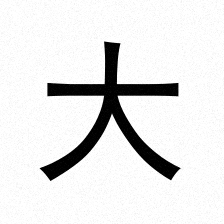
#> input picture data/synthetic/good/da_good_0000.png, 224 x 224 px
$ python -i preprocessing_service.py   (imports and definitions only)
#> lines starting #> are read from the running program, lines starting #| are printed output that depends on the picture; after the words box and inside, x2 and y2 are one past the last pixel; in counts of white or black regions, pixels touching at a corner belong together
#> further down, picture is the input picture: shape (224, 224, 3); min 0, max 255, mean 229.4
"""
InkPi 书法评测系统 - 图像预处理服务

处理流程：
原始图像 → 透视校正 → 缩放(512px) → HSV米字格滤除 → 灰度化 → 自适应二值化 → 中值滤波降噪 → 锐化增强 → 输出

基于 PDF 算法研究文档实现：
1. Canny边缘检测 + 霍夫变换透视校正
2. HSV色彩空间米字格滤除
"""
import cv2
import numpy as np
from typing import Tuple, Optional, List
from pathlib import Path
import logging

import sys
sys.path.insert(0, str(Path(__file__).parent.parent))
from config import IMAGE_CONFIG, PRECHECK_CONFIG, PROCESSED_DIR


class PreprocessingError(Exception):
    """预处理异常"""
    def __init__(self, message: str, error_type: str = "unknown"):
        super().__init__(message)
        self.error_type = error_type


class PreprocessingService:
    """图像预处理服务"""

    def __init__(self):
        self.logger = logging.getLogger(__name__)
        self.config = IMAGE_CONFIG
        self.precheck_config = PRECHECK_CONFIG

    def preprocess(self, image: np.ndarray, save_processed: bool = True) -> Tuple[np.ndarray, Optional[str]]:
        """
        完整预处理流程

        Args:
            image: 输入图像 (BGR格式)
            save_processed: 是否保存处理后的图像

        Returns:
            Tuple[处理后的图像, 保存路径(如果保存)]
        """
        self.logger.info("开始图像预处理...")

        # 1. 图像预检
        self._precheck(image)

        # 2. 透视校正（尝试检测纸张四角并校正）
        corrected, perspective_applied = self._perspective_correction(image)
        if perspective_applied:
            self.logger.info("透视校正成功")

        # 3. 缩放
        resized = self._resize(corrected)

        # 4. HSV米字格滤除
        grid_removed, grid_filter_applied = self._remove_red_grid(resized)
        if grid_filter_applied:
            self.logger.info("米字格滤除成功")

        # 5. 灰度化
        gray = self._to_grayscale(grid_removed)

        # 6. 自适应二值化
        binary = self._adaptive_threshold(gray)

        # 7. 中值滤波降噪
        denoised = self._median_blur(binary)

        # 8. 锐化增强
        sharpened = self._sharpen(denoised)
        focused = self._extract_primary_subject(sharpened)

        # 保存处理后的图像
        processed_path = None
        if save_processed:
            processed_path = self._save_image(focused)

        self.logger.info("图像预处理完成")
        return focused, processed_path

    # [10 lines left out: function prepare_ocr_image, not called in this run]

    def _precheck(self, image: np.ndarray) -> None:
        """
        图像预检与异常拦截 (Fail-Fast 机制)
        增强版：添加书法特征检测

        Args:
            image: 输入图像

        Raises:
            PreprocessingError: 如果图像不符合要求
        """
        self.logger.debug("执行图像预检...")

        # 转灰度计算亮度
        if len(image.shape) == 3:
            gray = cv2.cvtColor(image, cv2.COLOR_BGR2GRAY)
        else:
            gray = image

        # 1. 光照异常检测
        mean_brightness = np.mean(gray)
#> mean_brightness = 229.4
        std_contrast = np.std(gray)
#> std_contrast = 71.87

        self.logger.debug(f"平均亮度: {mean_brightness:.2f}, 对比度(标准差): {std_contrast:.2f}")

        if mean_brightness < self.precheck_config["min_brightness"]:
            raise PreprocessingError(
                "光线不足，请改善照明后重试",
                error_type="too_dark"
            )

        if mean_brightness > self.precheck_config["max_brightness"]:
            raise PreprocessingError(
                "光线过曝，请调整照明后重试",
                error_type="too_bright"
            )

        if std_contrast < self.precheck_config["min_contrast_std"]:
            raise PreprocessingError(
                "对比度不足，请确保书写清晰",
                error_type="low_contrast"
            )

        # 2. 空拍与非书法内容检测 (使用 Otsu 快速二值化)
        _, otsu_binary = cv2.threshold(gray, 0, 255, cv2.THRESH_BINARY + cv2.THRESH_OTSU)
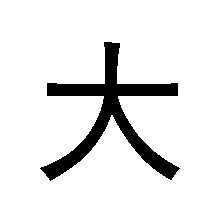
#> otsu_binary: shape (224, 224); 90.7% white; 1 black region, box (x1, y1, x2, y2) and area: (40, 42, 180, 181) 4689
        ink_pixels = np.sum(otsu_binary == 0)  # 黑色像素（墨迹）
#> ink_pixels = 4689
        total_pixels = otsu_binary.size
        ink_ratio = ink_pixels / total_pixels
#> ink_ratio = 0.0935

        self.logger.debug(f"墨迹占比: {ink_ratio*100:.2f}%")

        if ink_ratio < self.precheck_config["min_ink_ratio"]:
            raise PreprocessingError(
                "未检测到有效书写内容，请移开杂物并对准作品",
                error_type="empty_shot"
            )

        if ink_ratio > self.precheck_config["max_ink_ratio"]:
            raise PreprocessingError(
                "检测到遮挡或杂物，请移开后重试",
                error_type="obstruction"
            )

        # 3. 增强版：书法特征验证
        precheck_binary = self._build_precheck_binary(image)
        precheck_ink_ratio = np.mean(precheck_binary == 0)
        try:
            self._validate_calligraphy_features(precheck_binary, precheck_ink_ratio)
        except PreprocessingError as exc:
            if exc.error_type in {"not_calligraphy", "too_fragmented", "scattered_content"}:
                self.logger.debug("Clean precheck fallback to Otsu validation: %s", exc)
                self._validate_calligraphy_features(otsu_binary, ink_ratio)
            else:
                raise

        self.logger.debug("图像预检通过")

    def _build_precheck_binary(self, image: np.ndarray) -> np.ndarray:
        """Build a lightweight cleaned binary for precheck validation."""
        if len(image.shape) == 2:
            working = cv2.cvtColor(image, cv2.COLOR_GRAY2BGR)
        else:
            working = image.copy()

        resized = self._resize(working)
        grid_removed, _ = self._remove_red_grid(resized)
        gray = self._to_grayscale(grid_removed)
        binary = self._adaptive_threshold(gray)
        binary = self._median_blur(binary)
        binary = cv2.morphologyEx(
            binary,
            cv2.MORPH_OPEN,
            np.ones((5, 5), dtype=np.uint8),
        )
        return self._extract_primary_subject(binary)

    def _validate_calligraphy_features(self, binary: np.ndarray, ink_ratio: float) -> None:
        """
        书法特征验证 - 区分书法和杂物

        毛笔书法特点：
        - 笔画较粗，边缘密度相对较低
        - 可能有飞白效果（笔画内部的细小空白）
        - 墨迹分布可能较分散（大字、行书等）

        Args:
            binary: 二值化图像
            ink_ratio: 墨迹占比

        Raises:
            PreprocessingError: 如果不符合书法特征
        """
        h, w = binary.shape

        # 1. 长宽比检查（书法通常接近正方形或适度长方形）
        aspect_ratio = w / h
        if aspect_ratio < 0.2 or aspect_ratio > 5.0:
            self.logger.warning(f"长宽比异常: {aspect_ratio:.2f}")
            # 不直接拒绝，但记录警告

        # 2. 边缘复杂度检查
        # 毛笔字笔画较粗，边缘密度可能较低，放宽阈值
        edges = cv2.Canny(binary, 30, 100)  # 降低 Canny 阈值以检测更多边缘
        edge_pixels = int(np.sum(edges > 0))
        ink_pixels = int(np.sum(binary == 0))
        edge_ratio = edge_pixels / binary.size
        edge_to_ink_ratio = edge_pixels / max(1, ink_pixels)

        # 毛笔字边缘密度阈值放宽到 0.001（原来 0.01）
        if edge_ratio < 0.001:
            raise PreprocessingError(
                "内容过于简单，请确保拍摄的是书法作品",
                error_type="not_calligraphy"
            )

        dominant_component = self._find_dominant_central_component(binary)
        dominant_central_character = bool(
            dominant_component
            and dominant_component["ink_share"] >= self.precheck_config.get("min_dominant_ink_share", 0.42)
            and dominant_component["center_distance"] <= self.precheck_config.get("max_dominant_center_distance", 0.34)
        )

        contours, _ = cv2.findContours(255 - binary, cv2.RETR_EXTERNAL, cv2.CHAIN_APPROX_SIMPLE)
        largest_area_ratio = 0.0
        largest_solidity = 0.0
        largest_bbox_fill = 0.0
        if contours:
            largest_contour = max(contours, key=cv2.contourArea)
            largest_area = float(cv2.contourArea(largest_contour))
            largest_area_ratio = largest_area / binary.size
            x, y, w_box, h_box = cv2.boundingRect(largest_contour)
            bbox_area = max(1, w_box * h_box)
            hull = cv2.convexHull(largest_contour)
            hull_area = max(1.0, cv2.contourArea(hull))
            largest_solidity = largest_area / hull_area
            largest_bbox_fill = float(np.mean(binary[y : y + h_box, x : x + w_box] == 0))

            # 单个大色块或遮挡物通常边缘相对少、实心度和填充度都偏高。
            if (
                edge_to_ink_ratio < self.precheck_config.get("min_edge_to_ink_ratio", 0.08)
                and (
                    largest_solidity > self.precheck_config.get("max_blob_solidity", 0.90)
                    or largest_bbox_fill > self.precheck_config.get("max_blob_fill_ratio", 0.58)
                    or largest_area_ratio > self.precheck_config.get("max_blob_area_ratio", 0.18)
                )
                and not dominant_central_character
            ):
                raise PreprocessingError(
                    "未检测到清晰的单个毛笔字，请重新对准作品后再试",
                    error_type="not_calligraphy"
                )

        # 3. 连通性检查
        # 毛笔字可能有较多离散笔画（如点、撇等），放宽阈值
        num_labels, labels, stats, centroids = cv2.connectedComponentsWithStats(
            255 - binary, connectivity=8
        )
        component_areas = stats[1:, cv2.CC_STAT_AREA] if num_labels > 1 else np.array([], dtype=np.int32)
        min_component_area = max(
            8,
            int(binary.size * self.precheck_config.get("min_component_area_ratio", 0.00008))
        )
        meaningful_components = component_areas[component_areas >= min_component_area]
        num_components = len(meaningful_components)
        dominant_central_character = dominant_central_character and (
            edge_to_ink_ratio >= self.precheck_config.get("dominant_min_edge_to_ink_ratio", 0.12)
            or num_components >= self.precheck_config.get("min_annotation_components", 4)
        )

        if (
            dominant_component
            and num_components <= 2
            and dominant_component["ink_share"] >= 0.9
            and edge_to_ink_ratio < self.precheck_config.get("solid_blob_max_edge_to_ink_ratio", 0.2)
            and largest_bbox_fill > self.precheck_config.get("solid_blob_max_fill_ratio", 0.7)
        ):
            raise PreprocessingError(
                "未检测到清晰的毛笔字主体，请重新对准作品后再试",
                error_type="not_calligraphy"
            )

        if (
            num_components > self.precheck_config.get("max_meaningful_components", 60)
            and not dominant_central_character
        ):
            raise PreprocessingError(
                "检测到较多零散笔画或背景噪点，请尽量对准单个字并保持画面干净后重试",
                error_type="too_fragmented"
            )

        # 4. 分布集中度检查
        # 毛笔书法（特别是行书、草书）笔画分布可能较分散，大幅放宽阈值
        ink_mask = binary == 0
        if np.sum(ink_mask) > 0:
            y_coords, x_coords = np.where(ink_mask)
            x_spread = np.std(x_coords) / w
            y_spread = np.std(y_coords) / h

            # 放宽到 0.7（原 0.45），允许更分散的布局
            if x_spread > 0.7 and y_spread > 0.7 and not dominant_central_character:
                raise PreprocessingError(
                    "内容分布过于分散，请对准单个汉字",
                    error_type="scattered_content"
                )

        self.logger.debug(
            f"书法特征验证通过: 边缘密度={edge_ratio:.4f}, 边缘墨迹比={edge_to_ink_ratio:.4f}, "
            f"最大连通域面积占比={largest_area_ratio:.4f}, 最大实心度={largest_solidity:.4f}, "
            f"最大包围盒填充率={largest_bbox_fill:.4f}, 有效连通域={num_components}, "
            f"最小面积阈值={min_component_area}"
        )

    def _find_dominant_central_component(self, binary: np.ndarray):
        mask = (binary == 0).astype(np.uint8)
        num_labels, labels, stats, centroids = cv2.connectedComponentsWithStats(mask, connectivity=8)
        if num_labels <= 1:
            return None

        areas = stats[1:, cv2.CC_STAT_AREA]
        if areas.size == 0:
            return None

        dominant_index = int(np.argmax(areas)) + 1
        dominant_area = float(stats[dominant_index, cv2.CC_STAT_AREA])
        total_ink = float(np.sum(areas))
        if total_ink <= 0:
            return None

        h, w = binary.shape
        center_x = float(centroids[dominant_index][0])
        center_y = float(centroids[dominant_index][1])
        normalized_dx = (center_x - (w / 2.0)) / max(1.0, w / 2.0)
        normalized_dy = (center_y - (h / 2.0)) / max(1.0, h / 2.0)
        center_distance = float(np.hypot(normalized_dx, normalized_dy))

        return {
            "label": dominant_index,
            "area": dominant_area,
            "ink_share": dominant_area / total_ink,
            "center_distance": center_distance,
            "stats": stats[dominant_index],
        }

    def _extract_primary_subject(self, binary: np.ndarray) -> np.ndarray:
        dominant = self._find_dominant_central_component(binary)
        if not dominant:
            return binary

        if dominant["ink_share"] < self.precheck_config.get("min_dominant_ink_share", 0.42):
            return binary

        mask = (binary == 0).astype(np.uint8)
        num_labels, labels, stats, centroids = cv2.connectedComponentsWithStats(mask, connectivity=8)
        if num_labels <= 1:
            return binary

        x = int(dominant["stats"][cv2.CC_STAT_LEFT])
        y = int(dominant["stats"][cv2.CC_STAT_TOP])
        w_box = int(dominant["stats"][cv2.CC_STAT_WIDTH])
        h_box = int(dominant["stats"][cv2.CC_STAT_HEIGHT])
        dominant_area = max(1.0, dominant["area"])
        margin = max(18, int(max(w_box, h_box) * 0.18))
        expanded_left = x - margin
        expanded_top = y - margin
        expanded_right = x + w_box + margin
        expanded_bottom = y + h_box + margin

        keep_mask = np.zeros_like(mask, dtype=np.uint8)
        total_kept = 0.0

        for label in range(1, num_labels):
            area = float(stats[label, cv2.CC_STAT_AREA])
            if area < max(12.0, dominant_area * 0.02):
                continue

            comp_x = int(stats[label, cv2.CC_STAT_LEFT])
            comp_y = int(stats[label, cv2.CC_STAT_TOP])
            comp_w = int(stats[label, cv2.CC_STAT_WIDTH])
            comp_h = int(stats[label, cv2.CC_STAT_HEIGHT])
            comp_center_x = float(centroids[label][0])
            comp_center_y = float(centroids[label][1])

            overlaps_focus = not (
                comp_x + comp_w < expanded_left
                or comp_x > expanded_right
                or comp_y + comp_h < expanded_top
                or comp_y > expanded_bottom
            )
            inside_focus = (
                expanded_left <= comp_center_x <= expanded_right
                and expanded_top <= comp_center_y <= expanded_bottom
            )
            sizable_companion = area >= dominant_area * 0.28

            if overlaps_focus or inside_focus or sizable_companion or label == dominant["label"]:
                keep_mask[labels == label] = 1
                total_kept += area

        total_ink = float(np.sum(stats[1:, cv2.CC_STAT_AREA]))
        if total_ink <= 0 or total_kept / total_ink < 0.55:
            return binary

        focused = np.where(keep_mask > 0, 0, 255).astype(np.uint8)
        focused = cv2.morphologyEx(
            focused,
            cv2.MORPH_CLOSE,
            np.ones((3, 3), dtype=np.uint8),
        )
        return focused

    # [18 lines left out: function _extract_ocr_subject, not called in this run]

    def _perspective_correction(self, image: np.ndarray) -> Tuple[np.ndarray, bool]:
        """
        透视校正 - 基于Canny边缘检测和霍夫变换

        算法流程（PDF文档）：
        1. 灰度化 → 高斯滤波抑制噪声
        2. Canny边缘检测（动态阈值50-150）
        3. 概率霍夫变换检测直线
        4. 计算线段交点定位四角
        5. 透视变换矩阵映射到正交视角

        Args:
            image: 输入图像

        Returns:
            Tuple[校正后的图像, 是否应用了校正]
        """
        try:
            # 转灰度
            if len(image.shape) == 3:
                gray = cv2.cvtColor(image, cv2.COLOR_BGR2GRAY)
            else:
                gray = image.copy()

            # 高斯滤波降噪
            blurred = cv2.GaussianBlur(gray, (5, 5), 0)

            # Canny边缘检测
            edges = cv2.Canny(blurred, 50, 150)

            # 概率霍夫变换检测直线
            lines = cv2.HoughLinesP(
                edges,
                rho=1,
                theta=np.pi / 180,
                threshold=100,
                minLineLength=100,
                maxLineGap=10
            )

            if lines is None or len(lines) < 4:
                self.logger.debug("未检测到足够直线，跳过透视校正")
                return image, False

            # 寻找四边形
            corners = self._find_quadrilateral(lines, image.shape[:2])

            if corners is None:
                self.logger.debug("未检测到有效四边形，跳过透视校正")
                return image, False

            # 计算透视变换矩阵
            dst_corners = np.array([
                [0, 0],
                [image.shape[1] - 1, 0],
                [image.shape[1] - 1, image.shape[0] - 1],
                [0, image.shape[0] - 1]
            ], dtype=np.float32)

            M = cv2.getPerspectiveTransform(corners.astype(np.float32), dst_corners)

            # 应用透视变换
            corrected = cv2.warpPerspective(
                image, M,
                (image.shape[1], image.shape[0]),
                flags=cv2.INTER_LINEAR
            )

            return corrected, True

        except Exception as e:
            self.logger.warning(f"透视校正失败: {e}")
            return image, False

    # [73 lines left out: function _find_quadrilateral, not called in this run]

    def _remove_red_grid(self, image: np.ndarray) -> Tuple[np.ndarray, bool]:
        """
        HSV米字格滤除

        算法流程（PDF文档）：
        1. RGB → HSV色彩空间转换
        2. 生成两个红色掩码：
           - 低频红色: H ∈ [0, 10]
           - 高频红色: H ∈ [170, 180]
        3. 合并掩码 + 形态学闭运算
        4. 将红色区域替换为背景色
        5. Otsu二值化提取墨迹

        Args:
            image: 输入图像 (BGR格式)

        Returns:
            Tuple[处理后的图像, 是否应用了滤除]
        """
        try:
            # 转换到HSV色彩空间
            hsv = cv2.cvtColor(image, cv2.COLOR_BGR2HSV)

            # 定义红色的HSV范围
            # 低频红色 (0-10)
            lower_red1 = np.array([0, 70, 50])
            upper_red1 = np.array([10, 255, 255])

            # 高频红色 (170-180)
            lower_red2 = np.array([170, 70, 50])
            upper_red2 = np.array([180, 255, 255])

            # 创建两个掩码
            mask1 = cv2.inRange(hsv, lower_red1, upper_red1)
            mask2 = cv2.inRange(hsv, lower_red2, upper_red2)

            # 合并掩码
            red_mask = cv2.bitwise_or(mask1, mask2)

            # 检查是否有足够的红色像素
            red_ratio = np.sum(red_mask > 0) / red_mask.size

            if red_ratio < 0.005:  # 红色占比小于0.5%，跳过滤除
                self.logger.debug(f"未检测到红色网格 (红色占比: {red_ratio*100:.2f}%)")
                return image, False

            # 形态学闭运算，防止删除与红色交叠的墨迹
            kernel = np.ones((3, 3), np.uint8)
            red_mask = cv2.morphologyEx(red_mask, cv2.MORPH_CLOSE, kernel)

            # 计算背景色（非红色区域的平均色）
            non_red_mask = cv2.bitwise_not(red_mask)
            background = cv2.mean(image, mask=non_red_mask)[:3]
            background = np.array(background, dtype=np.uint8)

            # 将红色区域替换为背景色
            result = image.copy()
            result[red_mask > 0] = background

            self.logger.debug(f"米字格滤除: 红色占比={red_ratio*100:.2f}%")

            return result, True

        except Exception as e:
            self.logger.warning(f"米字格滤除失败: {e}")
            return image, False

    def _resize(self, image: np.ndarray) -> np.ndarray:
        """
        缩放图像到目标尺寸

        Args:
            image: 输入图像

        Returns:
            缩放后的图像
        """
        target_size = self.config["target_size"]
        h, w = image.shape[:2]

        # 计算缩放比例，保持宽高比
        scale = target_size / max(h, w)
        new_w = int(w * scale)
        new_h = int(h * scale)

        resized = cv2.resize(image, (new_w, new_h), interpolation=cv2.INTER_AREA)
#> in _remove_red_grid, `red_ratio = np.sum(red_mask > 0) / red_mask.size`: red_ratio = 0
        self.logger.debug(f"缩放: {w}x{h} -> {new_w}x{new_h}")

        return resized

    def _to_grayscale(self, image: np.ndarray) -> np.ndarray:
        """
        转换为灰度图

        Args:
            image: 输入图像

        Returns:
            灰度图像
        """
        if len(image.shape) == 3:
            gray = cv2.cvtColor(image, cv2.COLOR_BGR2GRAY)
#> gray: shape (512, 512)
        else:
            gray = image
        return gray

    def _adaptive_threshold(self, gray: np.ndarray) -> np.ndarray:
        """
        自适应二值化

        使用局部阈值处理光照不均问题

        Args:
            gray: 灰度图像

        Returns:
            二值化图像
        """
        block_size = self.config["adaptive_block_size"]
        c = self.config["adaptive_c"]

        # 自适应阈值二值化
        binary = cv2.adaptiveThreshold(
            gray,
            255,
            cv2.ADAPTIVE_THRESH_GAUSSIAN_C,
            cv2.THRESH_BINARY,
            block_size,
            c
        )
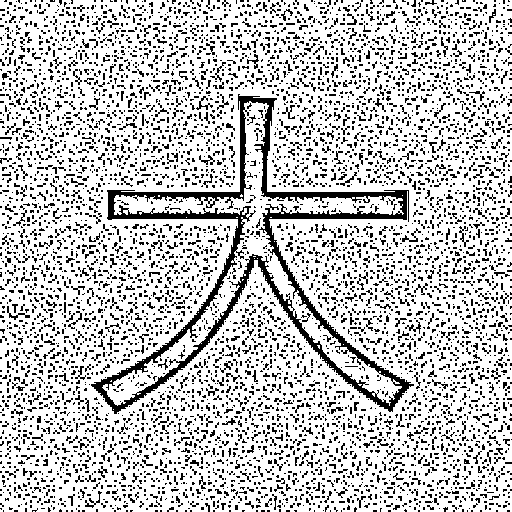
#> binary: shape (512, 512); 77.2% white; black in thin lines or dots

        self.logger.debug(f"自适应二值化: block_size={block_size}, C={c}")
        return binary

    def _median_blur(self, image: np.ndarray) -> np.ndarray:
        """
        中值滤波降噪（毛笔字优化版）

        毛笔字特点：
        - 边缘有自然毛刺，不应被过度平滑
        - 飞白效果需要保留
        - 使用较小的核避免丢失笔锋特征

        Args:
            image: 输入图像

        Returns:
            降噪后的图像
        """
        # 毛笔字使用较小的滤波核，保留边缘特征
        ksize = 3  # 固定使用3x3，避免过度平滑
        denoised = cv2.medianBlur(image, ksize)
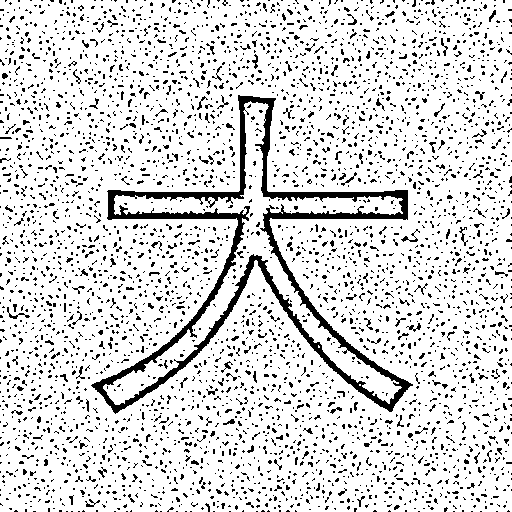
#> denoised: shape (512, 512); 85.6% white; 3775 black regions (3597 under 20 px), largest, box (x1, y1, x2, y2) and area: (91, 95, 413, 414) 10683, (7, 307, 30, 319) 63, (401, 229, 420, 242) 62

        self.logger.debug(f"中值滤波(毛笔优化): ksize={ksize}")
        return denoised

    def _sharpen(self, image: np.ndarray) -> np.ndarray:
        """
        拉普拉斯锐化

        增强笔画边缘清晰度

        Args:
            image: 输入图像

        Returns:
            锐化后的图像
        """
        # 拉普拉斯锐化卷积核
        kernel = np.array([
            [0, -1, 0],
            [-1, 5, -1],
            [0, -1, 0]
        ], dtype=np.float32)

        sharpened = cv2.filter2D(image, -1, kernel)

        self.logger.debug("拉普拉斯锐化完成")
        return sharpened

    def _save_image(self, image: np.ndarray) -> str:
        """
        保存处理后的图像

        Args:
            image: 处理后的图像

        Returns:
            保存路径
        """
        import time
        timestamp = int(time.time() * 1000)
        filename = f"processed_{timestamp}.png"
        filepath = PROCESSED_DIR / filename

        cv2.imwrite(str(filepath), image)
        self.logger.debug(f"保存处理后图像: {filepath}")

        return str(filepath)

    # [8 lines left out: function release_memory, not called in this run]


# 创建全局服务实例
preprocessing_service = PreprocessingService()

>>> import cv2
>>> picture = cv2.imread('../data/synthetic/good/da_good_0000.png')
>>> result = PreprocessingService().preprocess(picture)
#> (the rest of the program and of its run is left out)
